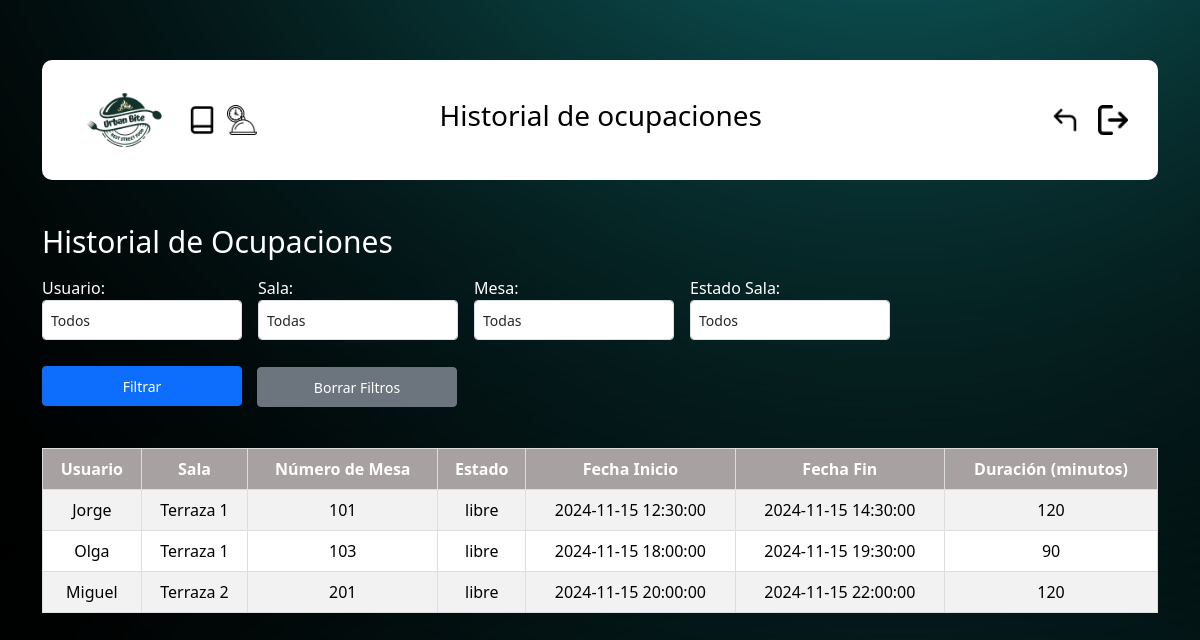
The page /registro.php (signed in) on the database its author committed.
### tables this page shows
CREATE TABLE tbl_ocupaciones (
    id_ocupacion INT PRIMARY KEY AUTO_INCREMENT,
    id_usuario INT,
    id_mesa INT,
    fecha_inicio DATETIME DEFAULT CURRENT_TIMESTAMP,     
    fecha_fin DATETIME                                   
);

CREATE TABLE tbl_usuarios (
    id_usuario INT PRIMARY KEY AUTO_INCREMENT,
    nombre_user VARCHAR(100),
    contrasena VARCHAR(100),
    tipo_usuario ENUM('camarero', 'gerente', 'mantenimiento', 'administrador')   
);

CREATE TABLE tbl_salas (
    id_sala INT PRIMARY KEY AUTO_INCREMENT,
    nombre_sala VARCHAR(100),
    tipo_sala VARCHAR(50),        
    capacidad INT,
    imagen VARCHAR(255)
);

CREATE TABLE tbl_mesas (
    id_mesa INT PRIMARY KEY AUTO_INCREMENT,
    numero_mesa INT,
    id_sala INT,
    numero_sillas INT,
    estado ENUM('libre','ocupada') DEFAULT 'libre'
);

### registro.php (the view, shortened to what this page needs)
<?php
require_once('./php/conexion.php');
?>
<!DOCTYPE html>
<html lang="es">
<head>
    <link rel="stylesheet" href="./css/menu.css">
    <link href="https://cdn.jsdelivr.net/npm/bootstrap@5.3.3/dist/css/bootstrap.min.css" rel="stylesheet">
</head>
<body>
    <div class="container">
        <nav class="navegacion">
            <div class="navbar-left">
                <a href="./menu.php"><img src="./img/logo.png" alt="Logo de la Marca" class="logo" style="width: 100%;"></a>
                <a href="./registro.php"><img src="./img/lbook.png" alt="Ícono adicional" class="navbar-icon"></a>
                <a href="./reservas.php"><img src="./img/food.png" alt="Ícono adicional" class="navbar-icon"></a>
            </div>
            <div class="navbar-title">
                <h3>Historial de ocupaciones</h3>
            </div>
            <div class="navbar-right" style="margin-right: 18px;">
                <a href="./menu.php"><img src="./img/atras.png" alt="Logout" class="navbar-icon"></a>
            </div>
            <div class="navbar-right">
                <a href="./salir.php"><img src="./img/logout.png" alt="Logout" class="navbar-icon"></a>
            </div>
        </nav>
    </div>
    <br>
    <div id="historial-container" class="container">
        <h2 id="titulo-historial" class="text-white">Historial de Ocupaciones</h2>
        <form method="GET" action="registro.php" class="mt-3">
            <div class="d-flex flex-wrap align-items-center">
                <div class="d-flex flex-wrap align-items-center me-3 mb-3">
                    <div class="me-3">
                        <label for="usuario" class="text-white">Usuario:</label>
                        <select name="usuario" class="form-control form-control-sm" style="height: 40px; width: 200px;">
                            <option value="">Todos</option>
                        </select>
                    </div>
                    <div class="me-3">
                        <label for="sala" class="text-white">Sala:</label>
                        <select name="sala" class="form-control form-control-sm" style="height: 40px; width: 200px;">
                            <option value="">Todas</option>
                        </select>
                    </div>
                    <div class="me-3">
                        <label for="mesa" class="text-white">Mesa:</label>
                        <select name="mesa" class="form-control form-control-sm" style="height: 40px; width: 200px;">
                            <option value="">Todas</option>
                        </select>
                    </div>
                    <div class="me-3">
                        <label for="estado" class="text-white">Estado Sala:</label>
                        <select name="estado" class="form-control form-control-sm" style="height: 40px; width: 200px;">
                            <option value="">Todos</option>
                        </select>
                    </div>
                    <div class="d-flex align-items-center mt-3">
                        <button type="submit" class="btn btn-primary btn-sm me-2" style="height: 40px; width: 200px; margin-top: 10px; margin-right: 10px; margin-bottom: 2px;">Filtrar</button>
                        <button type="button" class="btn btn-secondary btn-sm" onclick="window.location.href='registro.php'" style="height: 40px; width: 200px; margin-top: 10px; margin-left: 7px;">Borrar Filtros</button>
                    </div>
                </div>
            </div>
        </form>
        <?php
        $query_historial = "SELECT u.nombre_user, s.nombre_sala, m.numero_mesa, m.estado,
                                       o.fecha_inicio, o.fecha_fin,
                                       TIMESTAMPDIFF(MINUTE, o.fecha_inicio, o.fecha_fin) AS duracion
                            FROM tbl_ocupaciones o
                            JOIN tbl_mesas m ON o.id_mesa = m.id_mesa
                            JOIN tbl_salas s ON m.id_sala = s.id_sala
                            JOIN tbl_usuarios u ON o.id_usuario = u.id_usuario";
        $stmt_historial = $conexion->prepare($query_historial);
        $stmt_historial->execute();
        ?>
        <div class="table-responsive mt-4">
            <table class="table table-striped">
                <thead class="thead-dark">
                    <tr>
                        <th>Usuario</th>
                        <th>Sala</th>
                        <th>Número de Mesa</th>
                        <th>Estado</th>
                        <th>Fecha Inicio</th>
                        <th>Fecha Fin</th>
                        <th>Duración (minutos)</th>
                    </tr>
                </thead>
                <tbody>
                    <?php
                    while ($ocupacion = $stmt_historial->fetch(PDO::FETCH_ASSOC)) {
                        echo "<tr>
                        <td>{$ocupacion['nombre_user']}</td>
                        <td>{$ocupacion['nombre_sala']}</td>
                        <td>{$ocupacion['numero_mesa']}</td>
                        <td>{$ocupacion['estado']}</td>
                        <td>{$ocupacion['fecha_inicio']}</td>
                        <td>{$ocupacion['fecha_fin']}</td>
                        <td>{$ocupacion['duracion']}</td>
                        </tr>";
                    }
                    ?>
                </tbody>
            </table>
        </div>
    </div>
</body>
</html>

### css/menu.css (style rules this page uses)
html { font-family: "Roboto", serif; font-style: normal; font-weight: bold; }
body { background-image: url(../img/fondo.jpg); justify-content: center; display: flex; flex-direction: column; height: 100%; }
.container { padding-top: 5%; padding-bottom: 5%; }
#historial-container { margin-top: -100px; }
.navegacion { display: flex; justify-content: space-between; align-items: center; background-color: white; color: #000000; padding: 10px 20px; width: 100%; height: 15vh; border-radius: 10px; }
.navbar-left { display: flex; align-items: center; gap: 10px; }
.navbar-left .logo { height: auto; max-height: 22vh; width: auto; object-fit: contain; }
.navbar-left .navbar-icon { height: 30px; cursor: pointer; }
.navbar-title { width: 100%; flex-grow: 1; text-align: center; font-size: 1.2em; padding-right: 10%; }
.navbar-right img { height: 30px; cursor: pointer; }
@media (min-width: 12px) { .navbar-title { font-size: 1.5em; } }
@media (min-width: 12px) { .navegacion { padding: 15px 30px; } }
@media (min-width: 12px) { .navbar-left .logo { max-height: 25vh; width: auto; } }
@media (min-width: 12px) { #titulo-historial { margin-top: 60px; font-size: 20px; } }
@media (min-width: 12px) { .table td, .table th { padding: 8px; font-size: 12px; border: 1px solid #ddd; } }
@media (min-width: 12px) { .table thead th { background-color: #A7A1A1; color: white; font-weight: bold; } }
@media (min-width: 768px) { .navbar-left .logo { height: auto; max-height: 22vh; width: auto; object-fit: contain; } }
@media (min-width: 768px) { #titulo-historial { font-size: 30px; margin-top: 0; } }
@media (min-width: 768px) { .table { border-collapse: collapse; width: 100%; margin: 0 auto; } }
@media (min-width: 768px) { .table th, .table td { padding: 12px; text-align: center; border: 1px solid #ddd; font-size: 16px; } }
@media (min-width: 768px) { .table thead th { background-color: #A7A1A1; color: white; font-weight: bold; } }

### rows shown on the page
tbl_ocupaciones: id_usuario.nombre_user "Jorge", tbl_salas.nombre_sala "Terraza 1", id_mesa.numero_mesa "101", id_mesa.estado "libre", fecha_inicio "2024-11-15 12:30:00", fecha_fin "2024-11-15 14:30:00", duracion "120"
tbl_ocupaciones: id_usuario.nombre_user "Olga", tbl_salas.nombre_sala "Terraza 1", id_mesa.numero_mesa "103", id_mesa.estado "libre", fecha_inicio "2024-11-15 18:00:00", fecha_fin "2024-11-15 19:30:00", duracion "90"
tbl_ocupaciones: id_usuario.nombre_user "Miguel", tbl_salas.nombre_sala "Terraza 2", id_mesa.numero_mesa "201", id_mesa.estado "libre", fecha_inicio "2024-11-15 20:00:00", fecha_fin "2024-11-15 22:00:00", duracion "120"
